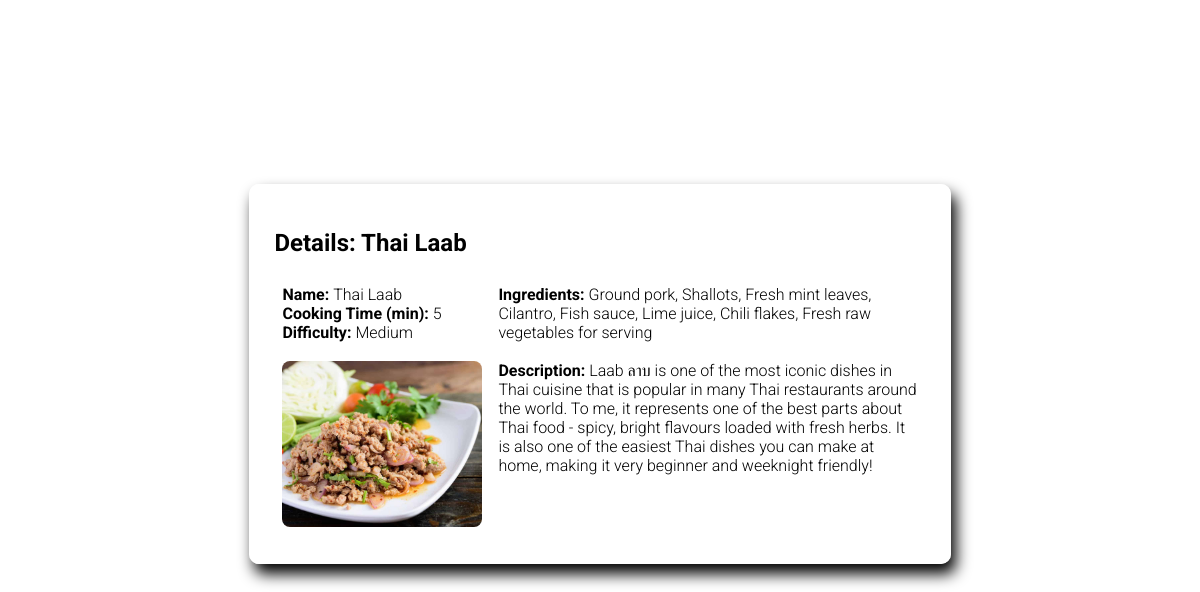
The page /list/8 (signed in) on the database its author committed.
### recipes/models.py (models this page shows, shortened)
class Recipe(models.Model):
    name = models.CharField(max_length=255)
    cooking_time = models.IntegerField(help_text='in minutes')
    ingredients = models.TextField()
    description = models.TextField(default='description')
    pic = models.ImageField(upload_to='recipes', default='food-photo.jpg')
    def calculate_difficulty(self):
        difficulty = None
        ingredients = self.ingredients.split(', ')
        if self.cooking_time < 10 and len(ingredients) < 7:
            difficulty = 'Easy'
        elif self.cooking_time < 10 and len(ingredients) >= 7:
            difficulty = 'Medium'
        elif self.cooking_time >= 10 and len(ingredients) <= 6:
            difficulty = 'Intermediate'
        else:
            difficulty = 'Hard'
        return difficulty

### recipes/views.py (the view)
# urls.py: path('list/<pk>', RecipeDetailView.as_view(), name='detail'),
class RecipeDetailView(LoginRequiredMixin, DetailView):
    model = Recipe
    template_name = 'recipes/detail.html'

### recipes/templates/recipes/detail.html (shortened to what this page needs)
{% load static %}
<!DOCTYPE html>
<html lang="en">
<head>
    <link rel="stylesheet" type="text/css" href="{% static 'recipe/css/styles.css' %}">
</head>
<div class="details_modal">
    <h2>Details: {{object.name}}</h2>
    <div class="details_body">
        <div class="details_short">
            <b>Name: </b> {{object.name}} <br>
            <b>Cooking Time (min): </b> {{object.cooking_time}} <br>
            <b>Difficulty: </b> {{object.calculate_difficulty}} <br><br>
            <img src="{{object.pic.url}}" width="200" />
        </div>
        <div class="details_long">
            <b>Ingredients: </b> {{object.ingredients}} <br><br>
            <b>Description: </b> {{object.description}} <br>
        </div>
    </div>
</div>
</html>

### static/recipe/css/styles.css (style rules this page uses)
.details_modal { width: 55%; background-color: rgba(255, 255, 255, 0.8); border-radius: 10px; padding: 25px; box-shadow: 5px 10px 15px; margin: 0 auto; margin-top: 23vh; font-family: 'Roboto', sans-serif; font-weight: 300; }
.details_body { display: flex; }
.details_short, .details_long { padding: 8px; }
.details_short img { border-radius: 8px; }

### rows shown on the page
Recipe: name "Thai Laab", cooking_time "5", calculate_difficulty "Medium", pic (picture), ingredients "Ground pork, Shallots, Fresh mint leaves, Cilantro, Fish sauce, Lime juice, Chili flakes, Fresh raw vegetables for serving", description "Laab ลาบ is one of the most iconic dishes in Thai cuisine that is popular in many Thai restaurants around the world. To me, it represents one of the best parts about Thai food - spicy, bright flavours loaded with fresh herbs. It is also one of the easiest Thai dishes you can make at home, making it very beginner and weeknight friendly!"
